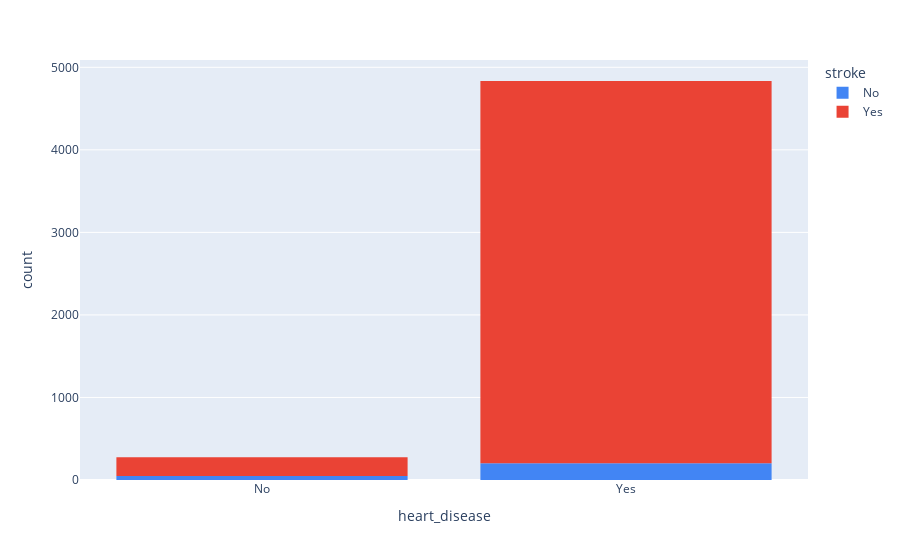

Notebook code for this chart:
### Markdown cell above
### Insights
- The number of people who has hypertension is much lower than the number of people who do not
- The proportion of people who had a stroke in the `hypertension` category is much higher than the proportion of people who had a stroke in the `No hypertension` category
- But the number of people who had hypertension is significantly lower than the number of people who didn't, so it cannot be confidently concluded that people with hypertension is more likely to suffer from a stroke than people with no hypertension

### Code cell
fig = px.histogram(df_stroke, x="heart_disease", color='stroke', color_discrete_map = {'Yes':'#ea4335','No':'#4285f4'})
fig.show()

### Figure 1 — Plotly figure (JSON) as saved in the notebook; plotly's stock layout.template omitted (floating-point values rounded to 4 significant figures; data arrays with more than 128 entries replaced by an {"elided": "..."} marker saying what was removed)
{"data": [{"alignmentgroup": "True", "bingroup": "x", "hovertemplate": "stroke=No<br>heart_disease=%{x}<br>count=%{y}<extra></extra>", "legendgroup": "No", "marker": {"color": "#4285f4", "pattern": {"shape": ""}}, "name": "No", "offsetgroup": "No", "orientation": "v", "showlegend": true, "type": "histogram", "x": {"elided": "249 str values"}, "xaxis": "x", "yaxis": "y"}, {"alignmentgroup": "True", "bingroup": "x", "hovertemplate": "stroke=Yes<br>heart_disease=%{x}<br>count=%{y}<extra></extra>", "legendgroup": "Yes", "marker": {"color": "#ea4335", "pattern": {"shape": ""}}, "name": "Yes", "offsetgroup": "Yes", "orientation": "v", "showlegend": true, "type": "histogram", "x": {"elided": "4861 str values"}, "xaxis": "x", "yaxis": "y"}], "layout": {"barmode": "relative", "legend": {"title": {"text": "stroke"}, "tracegroupgap": 0}, "margin": {"t": 60}, "xaxis": {"anchor": "y", "domain": [0, 1], "title": {"text": "heart_disease"}}, "yaxis": {"anchor": "x", "domain": [0, 1], "title": {"text": "count"}}}}
